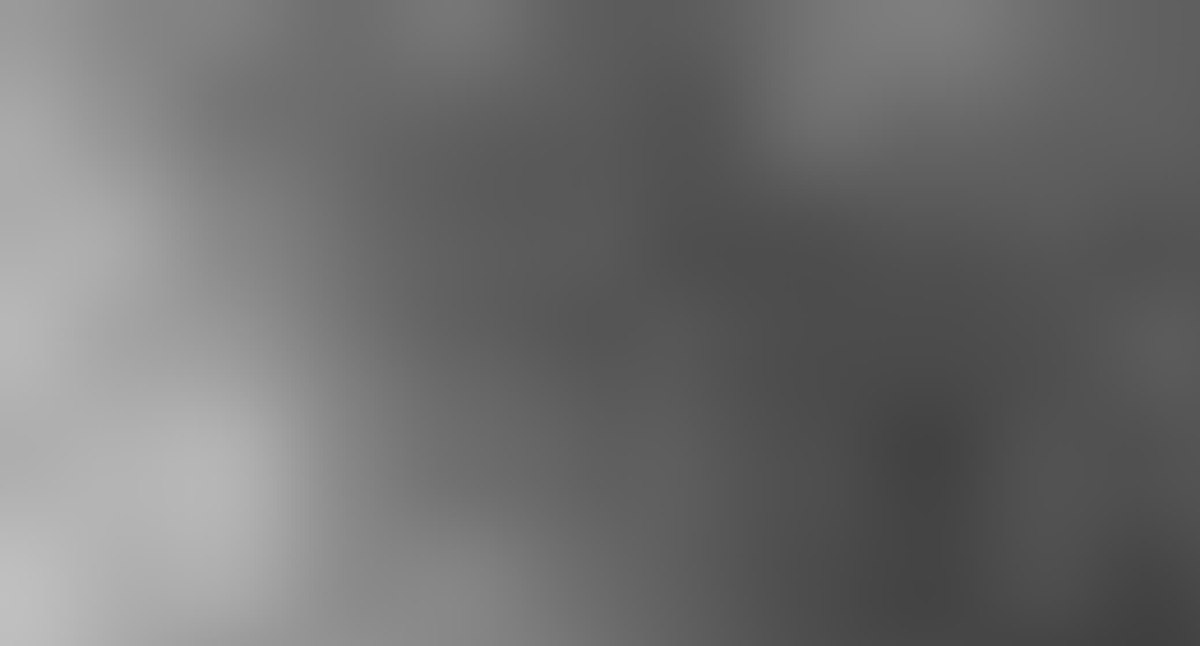
Frame 1 (no input)
Frame 60 (the mouse pressed at the canvas centre just before this capture): identical to frame 1, image omitted
Frame 120 (the mouse held since frame 60 and released just before this capture): identical to frame 1, image omitted

The Processing sketch that drew this single still picture (run headless with seeded random() and noise(); from frame 60 on, the mouse is pressed at the canvas centre):

// Processing sketch: D2NoiseTest
// ── D2NoiseTest.pde
//Establish Scaling Variables
float scale = 1;
float xPan;
float yPan;



void setup (){
  size(1300, 700);
  noStroke();
  yPan = height/2;
  xPan  = width/2;
}

void draw (){
  background(255);
  pushMatrix();
    translate(-xPan, -yPan);
    translate(width/2, height/2);
    scale(scale);
    
    for(int i = 0; i < 1000; i++){
      for( int j = 0; j < 1000; j++){
         float x = noise(j * .005, i * .005);
         x *= 255;
         fill(x);
         rect(j * 5 , i * 5, 5, 5);
      }
    }
  popMatrix();
}

void keyPressed() {
  if(key == 'w'){
    scale *= 1.02;
  }
  if(key == 's'){
    scale *= .98;
  }
}

void mouseDragged ()  {
  xPan += (pmouseX - mouseX)/scale;
  yPan += (pmouseY - mouseY)/scale;
}

void mouseWheel (MouseEvent event) {
  float scaleAmt = 1 + (.05 * event.getCount());
  println(scale);
  scale *= scaleAmt;
}
